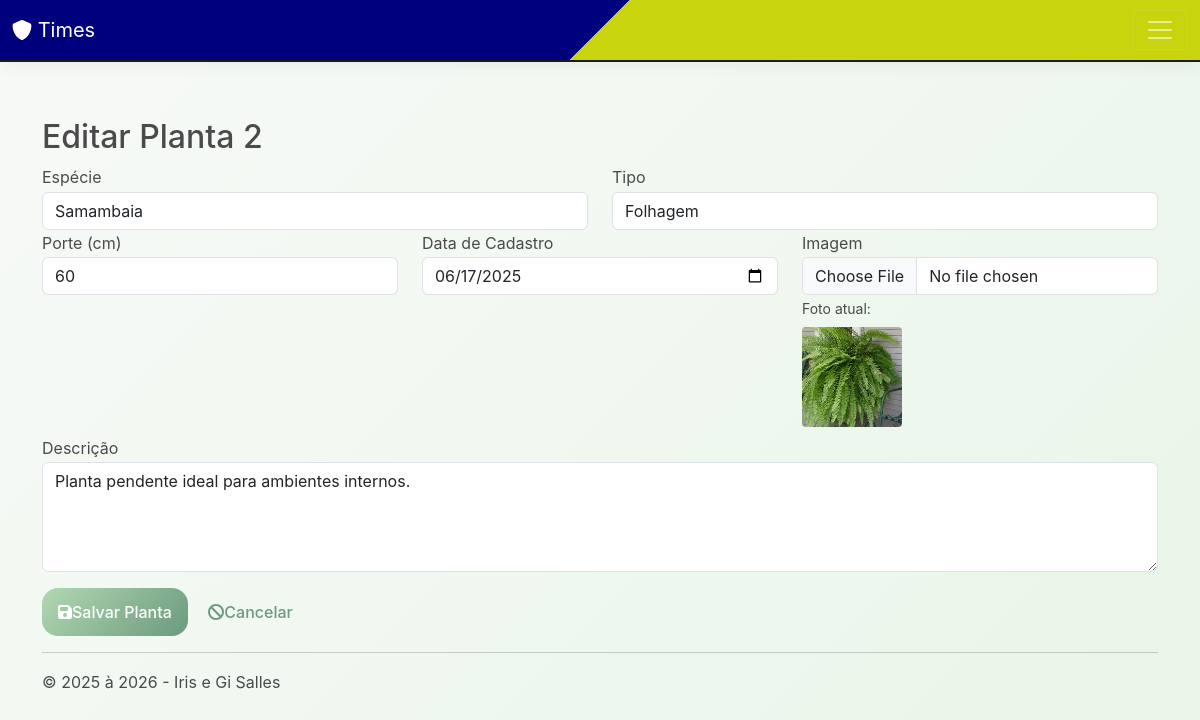
Screenshot of /customersplantas/edit.php?id=2 (signed in) with the database file from the repository.
### tables this page shows
CREATE TABLE `tabelaplantas` (
  `id` int(11) NOT NULL,
  `especie` varchar(50) NOT NULL,
  `tipo` varchar(40) NOT NULL,
  `porte` int(11) NOT NULL,
  `descricao` varchar(250) NOT NULL,
  `datacad` datetime NOT NULL,
  `foto` varchar(30) NOT NULL
);

### inc/database.php (called while the page is built, shortened)
<?php
	function open_database()
	{
		try {
			$conn = new PDO(DB_DSN, DB_USER, DB_PASSWORD, [
				PDO::ATTR_ERRMODE => PDO::ERRMODE_EXCEPTION,
				PDO::ATTR_DEFAULT_FETCH_MODE => PDO::FETCH_ASSOC,
				PDO::ATTR_EMULATE_PREPARES => false,
			]);
			return $conn;
		} catch (Exception $e) {
			echo $e->getMessage();
			return null;
		}
	}
	function find($table = null, $id = null)
	{
		try {
			$database = open_database();
			$found = null;
			if ($id) {
				$sql = "SELECT * FROM $table WHERE id = ?";
				$stmt = $database->prepare($sql);
				$stmt->bindParam(1, $id, PDO::PARAM_INT);
				$stmt->execute();
				$found = $stmt->fetch(PDO::FETCH_ASSOC);
			}
		} catch (Exception $e) {
			if (!isset($_SESSION)) session_start();
			$_SESSION['message'] = $e->getMessage();
			$_SESSION['type'] = 'danger';
		}
		return $found;
	}

### customersplantas/functions.php (called while the page is built, shortened)
<?php
function edit() {
    $now = new DateTime("now", new DateTimeZone("America/Sao_Paulo"));
    if (isset($_GET["id"])) {
        $id = intval($_GET["id"]);
        if (isset($_POST["planta"])) {
            $planta = $_POST["planta"];
            $planta["datacad"] = $now->format("Y-m-d H:i:s");
            $current = find('tabelaplantas', $id);
            if (isset($_FILES['foto']) && $_FILES['foto']['error'] === UPLOAD_ERR_OK) {
                $uploadDir = __DIR__ . '/uploads/';
                if (!is_dir($uploadDir)) {
                    mkdir($uploadDir, 0755, true);
                }
                $tmpName = $_FILES['foto']['tmp_name'];
                $origName = basename($_FILES['foto']['name']);
                $newName = time() . '_' . preg_replace('/[^A-Za-z0-9\._-]/', '_', $origName);
                if (move_uploaded_file($tmpName, $uploadDir . $newName)) {
                    if (!empty($current['foto']) && file_exists($uploadDir . $current['foto'])) {
                        @unlink($uploadDir . $current['foto']);
                    }
                    $planta['foto'] = $newName;
                }
            } else {
                if (!empty($current['foto'])) {
                    $planta['foto'] = $current['foto'];
                }
            }
            update("tabelaplantas", $id, $planta);
            header("Location: index.php");
            exit();
        } else {
            $planta = find("tabelaplantas", $id);
        }
    } else {
        header("Location: index.php");
        exit();
    }
}
?>

### customersplantas/edit.php (the view, shortened to what this page needs)
<?php
require_once "functions.php";
edit();
?>
<h2>Editar Planta <?= htmlspecialchars($planta['id'] ?? 'N/A') ?></h2>
<form action="edit.php?id=<?= htmlspecialchars($planta['id'] ?? '') ?>" method="post" enctype="multipart/form-data">
    <div class="row">
        <div class="form-group col-md-6">
            <label for="especie">Espécie</label>
            <input type="text" class="form-control" id="especie" name="planta[especie]" maxlength="50" value="<?= htmlspecialchars($planta['especie'] ?? '') ?>" required>
        </div>
        <div class="form-group col-md-6">
            <label for="tipo">Tipo</label>
            <input type="text" class="form-control" id="tipo" name="planta[tipo]" maxlength="40" value="<?= htmlspecialchars($planta['tipo'] ?? '') ?>" required>
        </div>
    </div>
    <div class="row">
        <div class="form-group col-md-4">
            <label for="porte">Porte (cm)</label>
            <input type="number" class="form-control" id="porte" name="planta[porte]" min="1" max="10000" value="<?= htmlspecialchars($planta['porte'] ?? '') ?>" required>
        </div>
        <div class="form-group col-md-4">
            <label for="datacad">Data de Cadastro</label>
            <input type="date" class="form-control" id="datacad" name="planta[datacad]" value="<?= htmlspecialchars(($planta['datacad'] ?? false) ? date('Y-m-d', strtotime($planta['datacad'])) : '1970-01-01') ?>" required>
        </div>
        <div class="form-group col-md-4">
            <label for="foto">Imagem</label>
            <input type="file" class="form-control" id="foto" name="foto" accept="image/*">
            <?php if (!empty($planta['foto'])): ?>
                <small>Foto atual:</small><br>
                <img src="uploads/<?= htmlspecialchars($planta['foto']); ?>" alt="Foto" style="width:100px;height:100px;object-fit:cover;margin-top:5px;border-radius:4px;">
            <?php endif; ?>
        </div>
    </div>
    <div class="row mt-2">
        <div class="form-group col-md-12">
            <label for="descricao">Descrição</label>
            <textarea class="form-control" id="descricao" name="planta[descricao]" rows="4" maxlength="250"><?= htmlspecialchars($planta['descricao'] ?? '') ?></textarea>
        </div>
    </div>
    <div class="row mt-3">
        <div class="col-md-12">
            <button type="submit" class="btn btn-secondary"><i class="fa-solid fa-floppy-disk"></i> Salvar Planta</button>
            <a href="index.php" class="btn btn-light"><i class="fa-solid fa-ban"></i> Cancelar</a>
        </div>
    </div>
</form>

### css/plantas.css (style rules this page uses)
* { box-sizing: border-box; margin: 0; padding: 0; }
body { font-family: 'Inter', sans-serif; background: linear-gradient(135deg, #f8faf8 0%, #e8f5e8 100%); color: #4a4a4a; line-height: 1.7; min-height: 100vh; }
.btn { display: inline-flex; align-items: center; justify-content: center; padding: 0.75rem 1rem; border: none; border-radius: 1rem; color: white; font-weight: 500; cursor: pointer; text-decoration: none; transition: all 0.3s ease; }
.btn-secondary { background: linear-gradient(135deg, #b2d8b2 0%, #6b9a7e 100%); }
.btn-light { background: #f0f8f0; color: #6b9a7e; }

### rows the page displays
tabelaplantas: id "2", especie "Samambaia", tipo "Folhagem", porte "60", datacad "06/17/2025", foto (picture), descricao "Planta pendente ideal para ambientes internos."

### other values shown
$data->format("Y") "2026"
